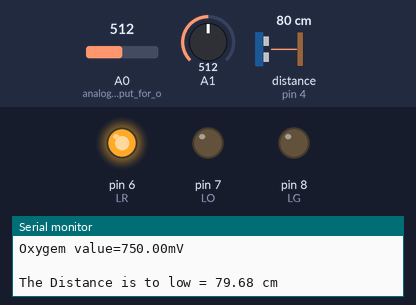
The sketch below on a simulated Arduino Uno, built with avr-gcc and run on an emulated ATmega328P. Shown: output pins drawn as LEDs (lit = HIGH), the last lines printed to the serial monitor. Wiring (inferred from the names in the program): ultrasonic range finder: trigger pin 3; echo pin 4. Inputs (shaded band) come from the test bench; at power-on: distance to the obstacle (sensor on pin 4) 80 cm, A1 = 512, A0 (analog_pin_as_input_for_o) = 512. The echo pulse lasts 58.3 µs per cm; pins used as bus, display or sensor lines are not drawn.

Above: at 2.2 s.
2.3 s: distance to the obstacle (sensor on pin 4) set to 98 cm
9.5 s: distance to the obstacle (sensor on pin 4) set to 106 cm
At 16.0 s:
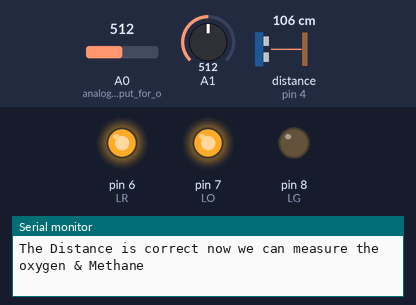
At 20.9 s:
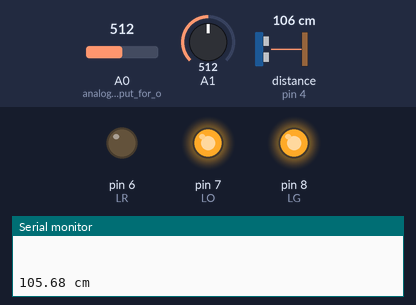
22.1 s: A1 set to 55
34.2 s: A1 set to 44
At 39.6 s:
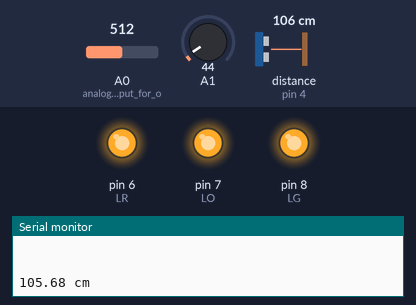
Timing chart, 0 to 41.1 s (numbered marks = the images above; inputs shaded):
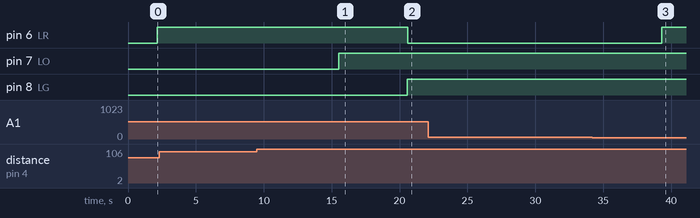

Measured:
- the behaviour switches between 100 and 101 cm on distance to the obstacle (sensor on pin 4) (found by bisection; images 0 and 1)
- the behaviour switches between 50 and 49 on A1 (found by bisection; images 2 and 3)
- after the input at 9.5 s, pin 6 (LR): HIGH → LOW after 11.1 s; pin 7 (LO): LOW → HIGH after 6.0 s; pin 8 (LG): LOW → HIGH after 11.1 s
- after the input at 34.2 s, pin 6 (LR): LOW → HIGH after 5.1 s

The sketch:

Thisisfix.ino
```cpp
#include <SoftwareSerial.h>
#define SensorPin A0;  // Oxygen Sensor pin
#define SensorPin A1;
int tp = 3;            // ultrasonic trigger pin
int ep = 4;            // ultrasonic echo pin
int LR = 6;            // LED Red
int LG = 8;            // LED Green
int LO = 7;            // LED Orange
int KEY = 13;          // for stopping the timer

//SoftwareSerial Serial(10, 11); // RX | TX


void setup()
{
        //Serial.begin(4800);   // to send data to serial monitor at 4800 baud rate
        pinMode(LR,OUTPUT);     // LED's to set as ouput
        pinMode(LO,OUTPUT);
        pinMode(LG,OUTPUT);

        pinMode(tp, OUTPUT);    // trigger pin as ouput
        pinMode(ep, INPUT);     // echo pin as input
        pinMode(A1, INPUT);
        analogReference(INTERNAL);
        pinMode(A0, INPUT);     // analog pin as input for oxygen sensor
        pinMode(KEY, INPUT);    // key to stop the timer
        Serial.begin(9600);     // to send data to bluetooth at 9600 baud rate
}

void loop()
{ //float d,o2;
  // to change the name or password code for bluetooth check the bluetooth file

  float d  = distancecalc(); //function for distance calculate
  float o2 = Oxygenperc();   //function for oxygen calculate
  float Ms = methane();

  // To send data to smartphone through Bluetooth

  if (Serial.available() > 0)
  {
       char rechar = Serial.read(); // To get data from Bluetooth
        if(rechar =='A')      // If Button Clicked For Distance
        {

          Serial.print((int)d);
           delay(500);
        }
        else if(rechar=='O')  // If Button Clicked For Oxygen
        {

           Serial.print((int)o2);
           delay(500);
        }
   }


   // To show the Output on Serial Monitor And LED's

   if (d < 100 )     // to check if the distance is less than threshold
      {
          Serial.print("The Distance is to low = ");
          Serial.print(d);
          delay(1000);
          Serial.print(" cm \n");
          digitalWrite(LR, HIGH);
          delay(5000);
          digitalWrite(LO, LOW);
          digitalWrite(LG, LOW);
      }

   else
      {

          digitalWrite(LO, HIGH);
          Serial.print("The Distance is correct now we can measure the oxygen & Methane \n \n");
          delay(5000);
          if (o2 >= 19.5 && Ms > 100)     // to check if the Oxygen is less than threshold
              {
                  digitalWrite(LG, HIGH);
                  Serial.print("Oxygen Percentage=  ");
                  Serial.print(o2);
                  Serial.print("Methane Value=  ");
                  Serial.print(Ms);
                  Serial.print(" \n");
                  Serial.print("THE MANHOLE IS SAFE FOR OPERATION WORK CAN BE DONE  \n \n");
                  //calltimer();
                  digitalWrite(LR, LOW);
              }

          else if (o2 < 19.5)

          {
                  digitalWrite(LR, HIGH);
                  Serial.print("THe oxygen is too low pls clean the manhole \n \n");
          }
          else if(Ms < 100)
          {       digitalWrite(LR, HIGH);
                  Serial.print("THe methane is too low pls clean the manhole \n \n");
          }

      }
}


float Oxygenperc()
{ delay(1100);
  /*
  pinMode(A0, INPUT_PULLUP);
  delay(100);
  bool True = analogRead(A0) < 100; // If the value is greater that means the oxygen is not connected properly
  float op = 0.0;
  if (True)
  {
      pinMode(A0, INPUT);
      delay(100);
      float mV = analogRead(A0);   // to read the data from oxygen which is in mV
      Serial.print("KE-25 value =");
      Serial.print(mV);
      float op = (mV * 3000 / 992) / 0.6; // this equation can be change d
    Serial.print("Oxygen Percentage=");
    Serial.print(op);
    Serial.print("% \n \n"); }*/

  const float A_REF =1.5e3;
  const float Scalc =(1/0.6);
  float v1;
  float oxy=0.0;
  float v2=0.0;

  v1=analogRead(A0);      // To read the value form the oxugen sensor

  v2=(v1*A_REF)/1024;     // To convert the value in mV and by the graph we can now convert it into percentage

  oxy =v2*Scalc;          /// To convert the mV value in Percentage

    Serial.print("Oxygen Value=");
    Serial.print(oxy,2);
    Serial.print("% \n");
    Serial.print("Oxygem value=");
    Serial.print(v2,2);
    Serial.print("mV    \n \n");

  return oxy;
}

float distancecalc()
{
    float t, d, h;
    delay(50);
    digitalWrite(tp, LOW);    //  initialize the trigger pin of ultrasonic to 0
    delayMicroseconds(2);

    digitalWrite(tp, HIGH);   // sends an echo for 10 micro seconds on ultrasonic
    delayMicroseconds(10);

    digitalWrite(tp, LOW);    // ends the echo

    t = pulseIn(ep, HIGH);    // senses the echo and sends the time required to gets the pulse

    //d = t*((1 / 2) * 29.2);   // convert the time into distance in centimeters
    h=(t/2)*0.0343;

   // h = d/1000;

    Serial.print(" \n");
    Serial.print(h);          // print the following on serial monitor
    Serial.print(" cm\n");
    return h;
}

float methane()
{ int Ms = analogRead(A1);
Ms = Ms +50;
//  Serial.println(Ms);
  return Ms;
}

void calltimer()
{   /*int x =millis();
    while(KEY == 1);
    long int y =millis();
    y=y-x;
    y=y/(60*1000);
    Serial.println("");
    Serial.println("The time for which the manhole was working was");
    Serial.println(y);


    */
 /* int count=0;
  int minutes=0;
  int OFF = digitalRead(KEY);
  digitalWrite(LO, HIGH);
  digitalWrite(LG, HIGH);
  while(OFF == 0)
  { delay(1000);
    ++count;
    if(count == 60)
    {
      count = 0;
      ++minutes;
      Serial.println(minutes);
      Serial.print(" minutes");
    }
  }
   if(OFF == 1)
   {
    Serial.println("The amount of time the worker was working in the manhole was");
    Serial.println(minutes);
    Serial.println("min");
    }*/
}
```
